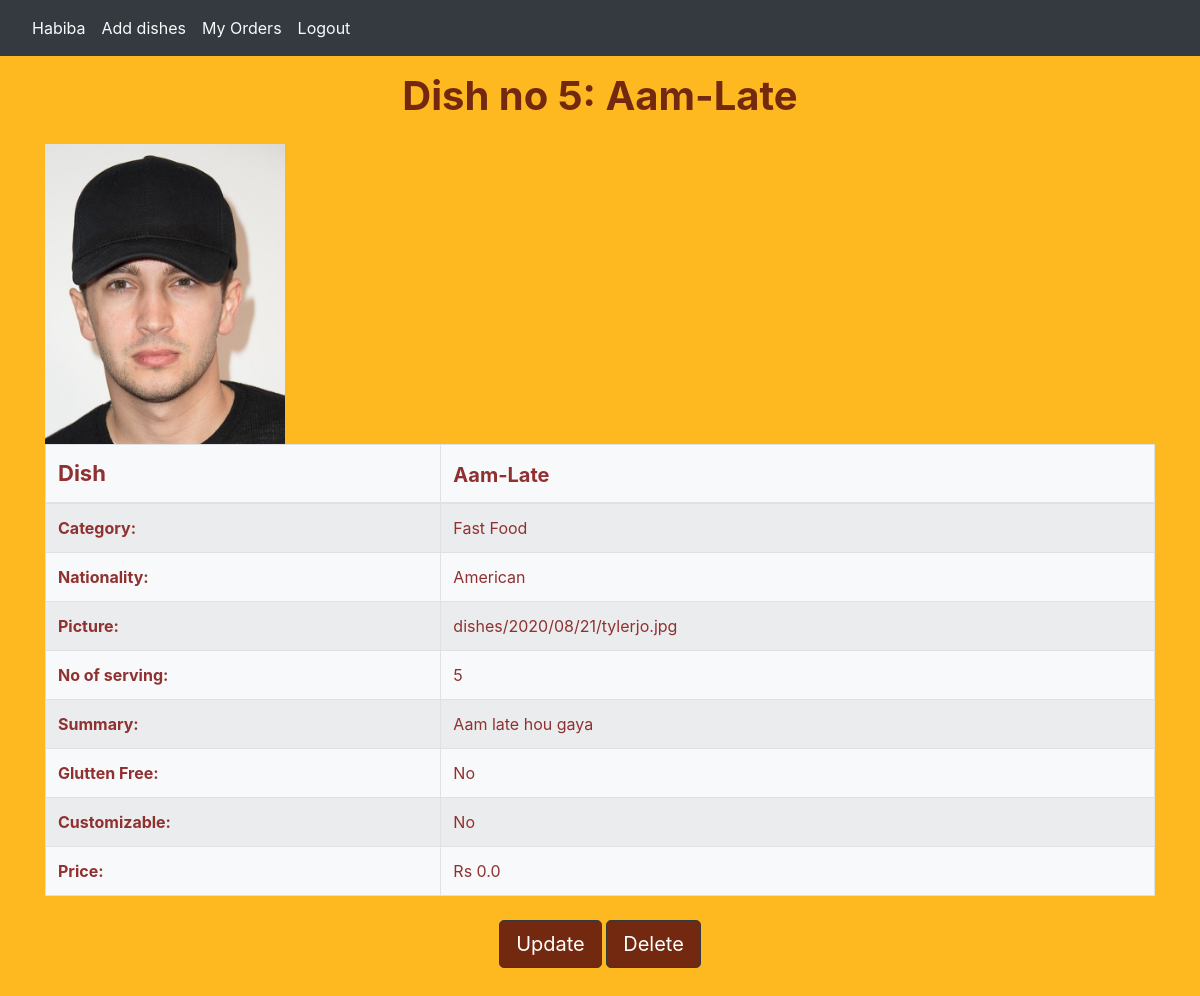
The page /seller/5 (signed in) on the database its author committed.
### user/models.py (models this page shows, shortened)
class User(AbstractUser):
    USER_TYPE_CHOICES = (
        (1, 'customer'),
        (2, 'seller'),
        (3, 'deliverer'),
        (4, 'admin'),
    )
    username = None
    user_type = models.PositiveSmallIntegerField(choices = USER_TYPE_CHOICES)
    email = models.EmailField(_('email address'), unique=True)
    USERNAME_FIELD = 'email'
    REQUIRED_FIELDS = []
    objects = UserManager()

### seller/models.py (models this page shows, shortened)
class Dish(models.Model):
    restaurant = models.ForeignKey(Restaurant, on_delete=models.CASCADE)
    name = models.CharField(max_length=64)
    summary = models.CharField(max_length=250)
    nationality = models.PositiveSmallIntegerField(choices=Restaurant_category, default=1)
    no_of_serving = models.PositiveSmallIntegerField()
    picture = models.CharField(max_length=64)
    category = models.PositiveSmallIntegerField(choices=Dish_category, default=1)
    glutten_free = models.BooleanField(default=False)
    customizable = models.BooleanField(default=False)
    seller = models.ForeignKey(Seller, on_delete=models.CASCADE, related_name="cooks")
    price = models.FloatField()
    picture = models.ImageField(upload_to='dishes/%Y/%m/%d', max_length=255, blank=True, null=True)

### seller/views.py (the view)
# urls.py: path("<int:dish_id>", views.redirectitem, name="redirectitem"),
def redirectitem(request, dish_id):
    if request.method == 'GET':
        glutten_freeornot = "No"
        customizableornot = "No"
        seller = Seller.objects.get(user=request.user)
        dish = seller.cooks.get(pk=dish_id)
        if dish.glutten_free == True:
            glutten_freeornot = "Yes"
        if dish.customizable == True:
            customizableornot = "Yes"
        context = {
            "dish_id": int(dish.id),
            "name" : str(dish.name),
            "summary" : str(dish.summary),
            "nationality" : str(dish.get_nationality_display()),
            "no_of_serving" : dish.no_of_serving,
            "picture" : str(dish.picture),
            "dish_category" : str(dish.get_category_display()) ,
            "glutten_free" : str(glutten_freeornot),
            "customizable" : str(customizableornot),
            "price":float(dish.price),
            "dish": dish
        }
    return render(request, 'seller/item.html', context)

### seller/templates/seller/item.html (shortened to what this page needs)
{% extends "seller/layout.html"%}
{% load static %}
{% block content %}
<h1 class="mt-5 pt-4 pb-3" style=" font-weight:bold; text-align: center;">Dish no {{ dish_id }}: {{ name }} </h1>
<table class="table table-bordered table-striped bg-light mb-4" style="color:rgb(143, 49, 49);">
    <thead>
        <th scope="col" style=" font-size:22px;" >Dish</th>
        <th scope="col" style=" font-size:20px;">{{ name }}</th>
    </thead>
    <tbody>
        <tr>
            <th scope="row">Category: </th>
            <td>{{dish_category}}</td>
        </tr>
        <tr>
            <th scope="row">Nationality: </th>
            <td>{{ nationality }}</td>
        </tr>
        <tr>
            <th scope="row">Picture:</th>
            <td>{{ dish.picture }}</td>
            {% if dish.picture %}
            <img src="{{ dish.picture.url }}" width="240">
            {% endif %}
        </tr>
        <tr>
            <th scope="row">No of serving:</th>
            <td> {{ no_of_serving }}</td>
        </tr>
        <tr>
            <th scope="row">Summary: </th>
            <td>{{ summary }}</td>
        </tr>
        <tr>
            <th scope="row">Glutten Free:</th>
            <td> {{ glutten_free }}</td>
        </tr>
        <tr>
            <th scope="row">Customizable: </th>
            <td>{{ customizable }}</td>
        </tr>
        <tr>
            <th scope="row">Price: </th>
            <td>Rs {{ price }}</td>
        </tr>
    </tbody>
</table>
<div class="text-center mb-5">
    <a href="{% url 'updateitem' dish_id=dish_id %}" role="button" class="btn btn-dark justify-content-center btn-lg "
        style="background-color: #722910;" aria-disabled="false">Update</a>
    <a href="{% url 'deleteitem' dish_id=dish_id %}" role="button" class="btn btn-dark justify-content-center btn-lg "
        style="background-color: #722910;" aria-disabled="false">Delete</a>
</div>
{% endblock %}

### seller/templates/seller/layout.html (shortened to what this page needs)
{% load static %}
<!DOCTYPE html>
<html lang="en">
    <head>
        <link rel="stylesheet" href="{% static 'seller/aribastyle.css' %}">
        <link rel="stylesheet" href="https://stackpath.bootstrapcdn.com/bootstrap/4.5.0/css/bootstrap.min.css"
>
        <link rel="stylesheet" href="https://use.fontawesome.com/releases/v5.0.8/css/all.css">
        <link rel="stylesheet" href="https://stackpath.bootstrapcdn.com/bootstrap/4.5.2/css/bootstrap.min.css">
        <link rel="stylesheet" href="https://cdnjs.cloudflare.com/ajax/libs/font-awesome/4.7.0/css/font-awesome.min.css">
    </head>
    <body class="overall container-md" style="background-color: #FEB921;color: #722910;">
        <nav class="navbar fixed-top container-fluid navbar-expand-lg navbar-light bg-dark">
        <div class="collapse navbar-collapse " id="navbarSupportedContent">
          <ul class="navbar-nav float-right mr-auto">
            {% if request.user.is_authenticated %}
            <li class="nav-item active ">
              <a class="nav-link text-light pl-0" href="{% url 'seller_index' %}">{{ request.user.first_name }}<span class="sr-only">(current)</span></a>
            </li>
            <li class="nav-item active">
                <a class="nav-link text-light " href="{% url 'additem' %}">Add dishes</a> <span class="sr-only">(current)</span></a>
              </li>
              <li class="nav-item active">
                <a class="nav-link text-light " href="{% url 'display_orders'%}">My Orders <span class="sr-only">(current)</span></a>
              </li>
              <li class="nav-item active">
                <a class="nav-link text-light " href="{% url 'logout_seller'%}">Logout<span class="sr-only">(current)</span></a>
              </li>
            {% endif %}
          </ul>
        </div>
    </nav>
    {% block content %}
        {% endblock %}
    </body>
</html>

### seller/static/seller/aribastyle.css (style rules this page uses)
.overall { background-color: #FEB921; }

### rows shown on the page
User: user.first_name "Habiba"
Dish: name "Aam-Late", picture "dishes/2020/08/21/tylerjo.jpg", picture (picture), summary "Aam late hou gaya", price "0.0"

### other values the page prints
{{ dish_id }} "5"
{{ dish_category }} "Fast Food"
{{ nationality }} "American"
{{ no_of_serving }} "5"
{{ glutten_free }} "No"
{{ customizable }} "No"
